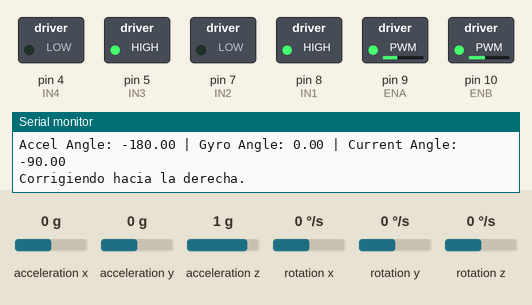
This sketch was run on a simulated Arduino Uno, built with avr-gcc and run on an emulated ATmega328P. Parts: switched loads named in the sketch (green lamp = pin HIGH), the last lines printed to the serial monitor. The inputs (shaded band) are chosen by the test bench; at power-on: acceleration x 0 g, acceleration y 0 g, acceleration z 1 g, rotation x 0 °/s, rotation y 0 °/s, rotation z 0 °/s.

Above: at 1.2 s.
1.3 s: acceleration x set to -0.2 g
At 2.4 s:
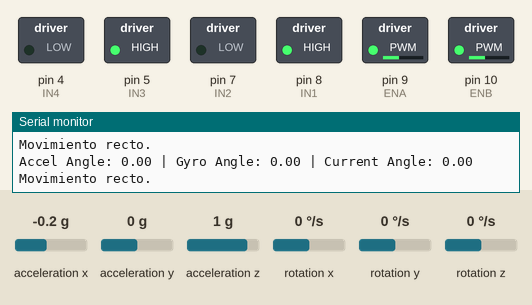
3.0 s: acceleration y set to -1.4 g
At 3.4 s:
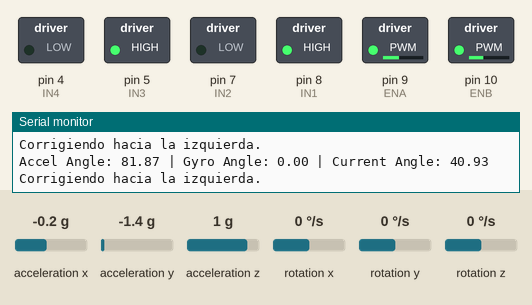
Timing chart, 0 to 6.0 s (numbered marks = the images above; inputs shaded):
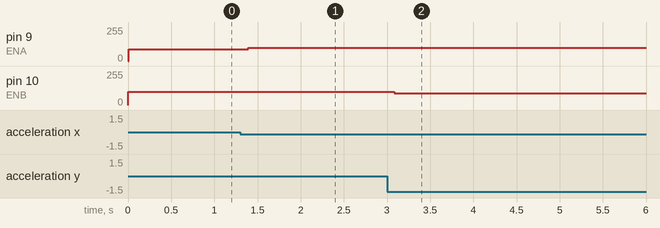

The sketch:

prueba_linearecta.ino
```cpp
#include <Wire.h>
#include <MPU9250_asukiaaa.h>

MPU9250_asukiaaa mpu;

// Parámetros de control
float kGyro = 0.1; // Factor de corrección para la rotación (ajustar según necesidad)
float kAccel = 0.2; // Factor de corrección para la inclinación (ajustar según necesidad)

// Variables de estado
float targetAngle = 0.0; // Ángulo deseado (0 es recto, sin inclinación)
float currentAngle = 0.0;
float gyroAngle = 0.0;
float accelAngle = 0.0;

// PWM de motores (ajustar según la velocidad deseada)
int pwmA = 100; // Motor A (izquierda)
int pwmB = 100; // Motor B (derecha)

unsigned long prevTime = 0; // Para controlar el tiempo

// Pines de control de los motores
#define IN1 8
#define IN2 7
#define IN3 5
#define IN4 4

#define ENA 9
#define ENB 10

void setup() {
  Serial.begin(115200);
  Wire.begin();

  mpu.setWire(&Wire);
  mpu.beginAccel();
  mpu.beginGyro();

  if (!mpu.accelUpdate() || !mpu.gyroUpdate()) {
    Serial.println("No se detecta el MPU-6500");
  } else {
    Serial.println("MPU-6500 detectado correctamente");
  }

  // Inicialización de los pines de los motores
  pinMode(IN1, OUTPUT);
  pinMode(IN2, OUTPUT);
  pinMode(IN3, OUTPUT);
  pinMode(IN4, OUTPUT);
  pinMode(ENA, OUTPUT);
  pinMode(ENB, OUTPUT);

  // Dirección inicial: mover hacia adelante
  digitalWrite(IN1, HIGH); digitalWrite(IN2, LOW);
  digitalWrite(IN3, HIGH); digitalWrite(IN4, LOW);

  analogWrite(ENA, pwmA);
  analogWrite(ENB, pwmB);
}

void loop() {
  unsigned long currentTime = millis();
  float dt = (currentTime - prevTime) / 1000.0; // Tiempo transcurrido en segundos
  prevTime = currentTime;

  // Actualizar valores del acelerómetro y giroscopio
  mpu.accelUpdate();
  mpu.gyroUpdate();

  // Obtener valores del acelerómetro y giroscopio
  float accelX = -mpu.accelX();
  float accelY = -mpu.accelY();
  float gyroZ = mpu.gyroZ();

  // Convertir valores del acelerómetro a ángulo (aproximación simple)
  accelAngle = atan2(accelY, accelX) * 180.0 / PI;

  // Actualizar ángulo basado en el giroscopio (integrando la velocidad angular)
  gyroAngle += gyroZ * 0.01; // Multiplicado por dt (ajustar según la frecuencia de actualización)

  // Promediar el ángulo obtenido del acelerómetro y giroscopio
  currentAngle = (accelAngle + gyroAngle) / 2;

  // Mostrar el ángulo y los valores del IMU
  Serial.print("Accel Angle: ");
  Serial.print(accelAngle);
  Serial.print(" | Gyro Angle: ");
  Serial.print(gyroAngle);
  Serial.print(" | Current Angle: ");
  Serial.println(currentAngle);

  // Corrección de la dirección para mover en línea recta
  if (currentAngle > targetAngle + 2) {
    // Desviación hacia la derecha, corregir hacia la izquierda
    pwmA = 100;  // Mantener velocidad del motor A
    pwmB = 90;   // Reducir velocidad del motor B para corregir
    Serial.println("Corrigiendo hacia la izquierda.");
  } else if (currentAngle < targetAngle - 2) {
    // Desviación hacia la izquierda, corregir hacia la derecha
    pwmA = 90;   // Reducir velocidad del motor A para corregir
    pwmB = 100;  // Mantener velocidad del motor B
    Serial.println("Corrigiendo hacia la derecha.");
  } else {
    // Mantener velocidad constante si el robot está recto
    pwmA = 100;  // Velocidad estándar para motor A
    pwmB = 100;  // Velocidad estándar para motor B
    Serial.println("Movimiento recto.");
  }

  // Ajustar la velocidad de los motores
  analogWrite(ENA, pwmA);
  analogWrite(ENB, pwmB);

  delay(100); // Pequeña espera antes de la siguiente medición
}
```

Measured:
- after the input at 1.3 s, pin 9 (ENA): 90/255 → 100/255 after 0.09 s
- after the input at 3.0 s, pin 10 (ENB): 100/255 → 90/255 after 0.09 s
